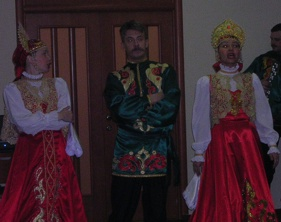
%> input picture vision_por_computador/practicas/p3/danza.ppm, 281 x 222 px
$ octave ejercicio2.m   (GNU Octave 9; MATLAB toolbox functions it lacks are replaced by stand-ins)
%> lines starting %> are read from the running program, lines starting %| are printed output that depends on the picture
% Ecualización original. Los resultados son malos en ambos casos. La
% distribución de los histogramas de los tres canales de color RGB no es la
% misma, por lo que aplicar el método a los tres canales de forma
% independiente produce problemas de color. Igualmente, al aplicar la
% ecualización a los tres canales de HSV, el canal de color se transforma y
% da lugar a cambios en el color de la imagen.
danza_orig = imread("danza.ppm");
%> danza_orig is the input picture: size 222x281x3 uint8; mean R, G, B 56.8, 37.2, 43.9
danza_hsv_1 = danza_orig;
danza_hsv = rgb2hsv(danza_orig);
%> danza_hsv: size 222x281x3 double; mean H, S, V 0.673, 0.409, 0.237

danza_hsv_1(:,:,1) = histeq(danza_hsv_1(:,:,1));
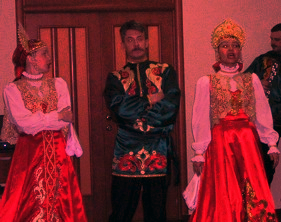
%> danza_hsv_1: size 222x281x3 uint8; mean R, G, B 126.9, 37.2, 43.9
danza_hsv_1(:,:,2) = histeq(danza_hsv_1(:,:,2));
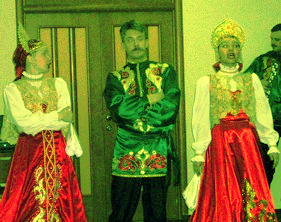
%> danza_hsv_1: size 222x281x3 uint8; mean R, G, B 126.9, 127.5, 43.9
danza_hsv_1(:,:,3) = histeq(danza_hsv_1(:,:,3));
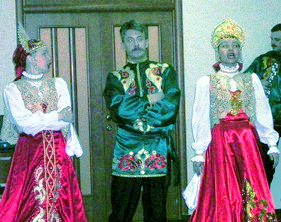
%> danza_hsv_1: size 222x281x3 uint8; mean R, G, B 126.9, 127.5, 127.6

danza_hsv(:,:,1) = histeq(danza_hsv(:,:,1));
%> danza_hsv: size 222x281x3 double; mean H, S, V 0.503, 0.409, 0.237
danza_hsv(:,:,2) = histeq(danza_hsv(:,:,2));
%> danza_hsv: size 222x281x3 double; mean H, S, V 0.503, 0.496, 0.237
danza_hsv(:,:,3) = histeq(danza_hsv(:,:,3));
%> danza_hsv: size 222x281x3 double; mean H, S, V 0.503, 0.496, 0.497

subplot(1,2,1);
imshow(danza_hsv_1);
title("RGB eq por canales");
subplot(1,2,2)
imshow(hsv2rgb(danza_hsv));
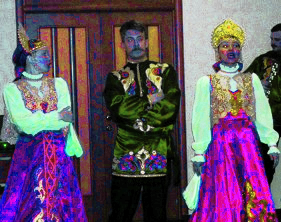
%> displayed picture: size 222x281x3, on the screen's scale of 0 to 255; mean R, G, B 103.7, 83.2, 104
title("HSV eq por canales");
pause

% Ĺa ecualización busca, en realidad, evitar que una imagen en blanco y
% negro sea demasiado homogénea, así que lo que está variando son tonos de
% gris, que se pueden ver como luminosidades en HSV. Por tanto, podemos
% equalizar sólamente la componente V de este espacio de color y obtener
% buenos resultados. Opcionalmente se puede equalizar también la
% saturación, aunque en este caso la imagen se satura en exceso en algunos
% puntos.
danza_hsv_1 = rgb2hsv(danza_orig);
danza_hsv_2 = rgb2hsv(danza_orig);

danza_hsv_1(:,:,2) = histeq(danza_hsv_1(:,:,2));
%> danza_hsv_1: size 222x281x3 double; mean H, S, V 0.673, 0.496, 0.237
danza_hsv_1(:,:,3) = histeq(danza_hsv_1(:,:,3));
%> danza_hsv_1: size 222x281x3 double; mean H, S, V 0.673, 0.496, 0.497

danza_hsv_2(:,:,3) = histeq(danza_hsv_2(:,:,3));
%> danza_hsv_2: size 222x281x3 double; mean H, S, V 0.673, 0.409, 0.497

subplot(1,2,1);
imshow(hsv2rgb(danza_hsv_1));
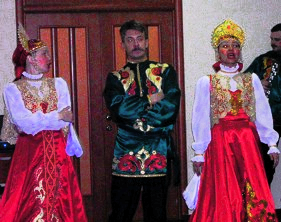
%> displayed picture: size 222x281x3, on the screen's scale of 0 to 255; mean R, G, B 118.9, 70.1, 85.3
title("HSV eq (canales S y V)");
subplot(1,2,2)
imshow(hsv2rgb(danza_hsv_2));
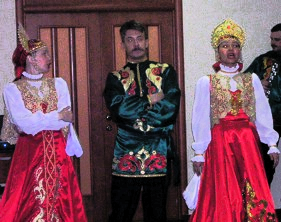
%> displayed picture: size 222x281x3, on the screen's scale of 0 to 255; mean R, G, B 120, 77.6, 91.4
title("HSV eq (solo canal V)");
pause
